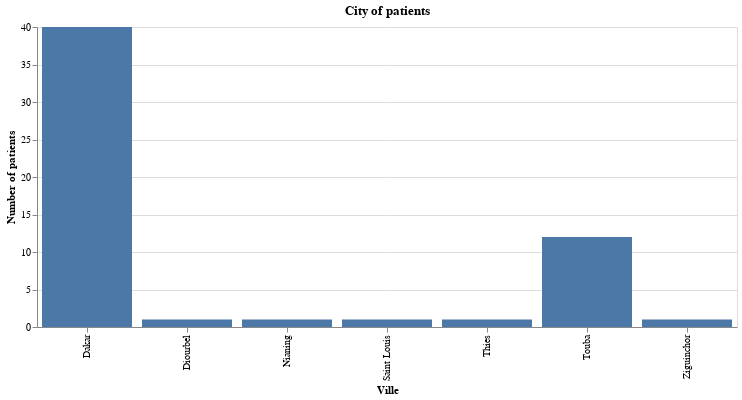

Notebook cell for this chart:
### Code cell
print("3. Most patients are in Dakar")

ch2 = alt.Chart(df.dropna(subset=['Ville'])).mark_bar().encode(
    x = 'Ville:N',
    y=alt.Y('count()', title='Number of patients')
).properties(title="City of patients", height=300, width=700)

ch2

### Figure 1 — Vega-Lite specification as saved in the notebook (floating-point values rounded to 4 significant figures)
{"config": {"view": {"continuousWidth": 400, "continuousHeight": 300}}, "data": {"name": "data-e3e26719cbf181e2b570ae0b8d357868"}, "mark": "bar", "encoding": {"x": {"field": "Ville", "type": "nominal"}, "y": {"aggregate": "count", "title": "Number of patients", "type": "quantitative"}}, "height": 300, "title": "City of patients", "width": 700, "$schema": "https://vega.github.io/schema/vega-lite/v4.17.0.json", "datasets": {"data-e3e26719cbf181e2b570ae0b8d357868": [{"Date": "2020-03-02T00:00:00", "Positif": 1, "Negatif": 0, "Age": 68.0, "Homme": 1.0, "Femme": 0.0, "Décédé": 0.0, "Guéri": 1.0, "Nationalité": "France", "Resident Senegal": "Oui", "Ville": "Dakar", "Facteur": "Importé", "Source/Voyage": "France", "Hopital": "FANN", "Temps Hospitalisation (j)": 4.0}, {"Date": "2020-03-03T00:00:00", "Positif": 0, "Negatif": 1, "Age": null, "Homme": 1.0, "Femme": 0.0, "Décédé": 0.0, "Guéri": 1.0, "Nationalité": "Gambie", "Resident Senegal": "Non", "Ville": "Dakar", "Facteur": "Importé", "Source/Voyage": "Espagne", "Hopital": "FANN", "Temps Hospitalisation (j)": null}, {"Date": "2020-03-03T00:00:00", "Positif": 1, "Negatif": 0, "Age": 80.0, "Homme": 1.0, "Femme": 0.0, "Décédé": 0.0, "Guéri": 1.0, "Nationalité": "France", "Resident Senegal": "Non", "Ville": "Dakar", "Facteur": "Importé", "Source/Voyage": "France", "Hopital": "FANN", "Temps Hospitalisation (j)": 10.0}, {"Date": "2020-03-04T00:00:00", "Positif": 1, "Negatif": 0, "Age": 68.0, "Homme": 0.0, "Femme": 1.0, "Décédé": 0.0, "Guéri": 1.0, "Nationalité": "France", "Resident Senegal": "Non", "Ville": "Dakar", "Facteur": "Importé", "Source/Voyage": "France", "Hopital": "FANN", "Temps Hospitalisation (j)": 15.0}, {"Date": "2020-03-04T00:00:00", "Positif": 1, "Negatif": 0, "Age": 33.0, "Homme": 0.0, "Femme": 1.0, "Décédé": 0.0, "Guéri": 1.0, "Nationalité": "Angleterre", "Resident Senegal": "Non", "Ville": "Dakar", "Facteur": "Importé", "Source/Voyage": "Angleterre", "Hopital": "FANN", "Temps Hospitalisation (j)": 7.0}, {"Date": "2020-03-06T00:00:00", "Positif": 0, "Negatif": 1, "Age": null, "Homme": null, "Femme": null, "Décédé": null, "Guéri": null, "Nationalité": null, "Resident Senegal": null, "Ville": "Dakar", "Facteur": null, "Source/Voyage": null, "Hopital": null, "Temps Hospitalisation (j)": null}, {"Date": "2020-03-06T00:00:00", "Positif": 0, "Negatif": 1, "Age": null, "Homme": null, "Femme": null, "Décédé": null, "Guéri": null, "Nationalité": null, "Resident Senegal": null, "Ville": "Dakar", "Facteur": null, "Source/Voyage": null, "Hopital": null, "Temps Hospitalisation (j)": null}, {"Date": "2020-03-07T00:00:00", "Positif": 0, "Negatif": 1, "Age": null, "Homme": null, "Femme": null, "Décédé": null, "Guéri": null, "Nationalité": null, "Resident Senegal": null, "Ville": "Dakar", "Facteur": null, "Source/Voyage": null, "Hopital": null, "Temps Hospitalisation (j)": null}, {"Date": "2020-03-07T00:00:00", "Positif": 0, "Negatif": 1, "Age": null, "Homme": null, "Femme": null, "Décédé": null, "Guéri": null, "Nationalité": null, "Resident Senegal": null, "Ville": "Dakar", "Facteur": null, "Source/Voyage": null, "Hopital": null, "Temps Hospitalisation (j)": null}, {"Date": "2020-03-08T00:00:00", "Positif": 0, "Negatif": 1, "Age": null, "Homme": null, "Femme": null, "Décédé": null, "Guéri": null, "Nationalité": null, "Resident Senegal": null, "Ville": "Dakar", "Facteur": null, "Source/Voyage": null, "Hopital": null, "Temps Hospitalisation (j)": null}, {"Date": "2020-03-08T00:00:00", "Positif": 0, "Negatif": 1, "Age": null, "Homme": null, "Femme": null, "Décédé": null, "Guéri": null, "Nationalité": null, "Resident Senegal": null, "Ville": "Dakar", "Facteur": null, "Source/Voyage": null, "Hopital": null, "Temps Hospitalisation (j)": null}, {"Date": "2020-03-09T00:00:00", "Positif": 0, "Negatif": 1, "Age": null, "Homme": null, "Femme": null, "Décédé": null, "Guéri": null, "Nationalité": null, "Resident Senegal": null, "Ville": "Dakar", "Facteur": null, "Source/Voyage": null, "Hopital": null, "Temps Hospitalisation (j)": null}, {"Date": "2020-03-09T00:00:00", "Positif": 0, "Negatif": 1, "Age": null, "Homme": null, "Femme": null, "Décédé": null, "Guéri": null, "Nationalité": null, "Resident Senegal": null, "Ville": "Dakar", "Facteur": null, "Source/Voyage": null, "Hopital": null, "Temps Hospitalisation (j)": null}, {"Date": "2020-03-09T00:00:00", "Positif": 0, "Negatif": 1, "Age": null, "Homme": null, "Femme": null, "Décédé": null, "Guéri": null, "Nationalité": null, "Resident Senegal": null, "Ville": "Dakar", "Facteur": null, "Source/Voyage": null, "Hopital": null, "Temps Hospitalisation (j)": null}, {"Date": "2020-03-09T00:00:00", "Positif": 0, "Negatif": 1, "Age": null, "Homme": null, "Femme": null, "Décédé": null, "Guéri": null, "Nationalité": null, "Resident Senegal": null, "Ville": "Dakar", "Facteur": null, "Source/Voyage": null, "Hopital": null, "Temps Hospitalisation (j)": null}, {"Date": "2020-03-09T00:00:00", "Positif": 0, "Negatif": 1, "Age": null, "Homme": null, "Femme": null, "Décédé": null, "Guéri": null, "Nationalité": null, "Resident Senegal": null, "Ville": "Dakar", "Facteur": null, "Source/Voyage": null, "Hopital": null, "Temps Hospitalisation (j)": null}, {"Date": "2020-03-09T00:00:00", "Positif": 0, "Negatif": 1, "Age": null, "Homme": null, "Femme": null, "Décédé": null, "Guéri": null, "Nationalité": null, "Resident Senegal": null, "Ville": "Dakar", "Facteur": null, "Source/Voyage": null, "Hopital": null, "Temps Hospitalisation (j)": null}, {"Date": "2020-03-10T00:00:00", "Positif": 0, "Negatif": 1, "Age": null, "Homme": null, "Femme": null, "Décédé": null, "Guéri": null, "Nationalité": null, "Resident Senegal": null, "Ville": "Dakar", "Facteur": null, "Source/Voyage": null, "Hopital": null, "Temps Hospitalisation (j)": null}, {"Date": "2020-03-11T00:00:00", "Positif": 1, "Negatif": 0, "Age": null, "Homme": 1.0, "Femme": 0.0, "Décédé": 0.0, "Guéri": 1.0, "Nationalité": "Senegal", "Resident Senegal": "Non", "Ville": "Dakar", "Facteur": "Importé", "Source/Voyage": "Italie", "Hopital": "FANN", "Temps Hospitalisation (j)": 12.0}, {"Date": "2020-03-11T00:00:00", "Positif": 0, "Negatif": 1, "Age": null, "Homme": null, "Femme": null, "Décédé": null, "Guéri": null, "Nationalité": null, "Resident Senegal": null, "Ville": "Dakar", "Facteur": null, "Source/Voyage": null, "Hopital": null, "Temps Hospitalisation (j)": null}, {"Date": "2020-03-11T00:00:00", "Positif": 0, "Negatif": 1, "Age": null, "Homme": null, "Femme": null, "Décédé": null, "Guéri": null, "Nationalité": null, "Resident Senegal": null, "Ville": "Dakar", "Facteur": null, "Source/Voyage": null, "Hopital": null, "Temps Hospitalisation (j)": null}, {"Date": "2020-03-11T00:00:00", "Positif": 0, "Negatif": 1, "Age": null, "Homme": null, "Femme": null, "Décédé": null, "Guéri": null, "Nationalité": null, "Resident Senegal": null, "Ville": "Dakar", "Facteur": null, "Source/Voyage": null, "Hopital": null, "Temps Hospitalisation (j)": null}, {"Date": "2020-03-11T00:00:00", "Positif": 0, "Negatif": 1, "Age": null, "Homme": null, "Femme": null, "Décédé": null, "Guéri": null, "Nationalité": null, "Resident Senegal": null, "Ville": "Dakar", "Facteur": null, "Source/Voyage": null, "Hopital": null, "Temps Hospitalisation (j)": null}, {"Date": "2020-03-11T00:00:00", "Positif": 0, "Negatif": 1, "Age": null, "Homme": null, "Femme": null, "Décédé": null, "Guéri": null, "Nationalité": null, "Resident Senegal": null, "Ville": "Dakar", "Facteur": null, "Source/Voyage": null, "Hopital": null, "Temps Hospitalisation (j)": null}, {"Date": "2020-03-11T00:00:00", "Positif": 0, "Negatif": 1, "Age": null, "Homme": null, "Femme": null, "Décédé": null, "Guéri": null, "Nationalité": null, "Resident Senegal": null, "Ville": "Dakar", "Facteur": null, "Source/Voyage": null, "Hopital": null, "Temps Hospitalisation (j)": null}, {"Date": "2020-03-11T00:00:00", "Positif": 0, "Negatif": 1, "Age": null, "Homme": null, "Femme": null, "Décédé": null, "Guéri": null, "Nationalité": null, "Resident Senegal": null, "Ville": "Dakar", "Facteur": null, "Source/Voyage": null, "Hopital": null, "Temps Hospitalisation (j)": null}, {"Date": "2020-03-12T00:00:00", "Positif": 1, "Negatif": 0, "Age": null, "Homme": null, "Femme": null, "Décédé": 0.0, "Guéri": 1.0, "Nationalité": "Senegal", "Resident Senegal": "Oui", "Ville": "Dakar", "Facteur": "Contact", "Source/Voyage": "Italie", "Hopital": "FANN", "Temps Hospitalisation (j)": null}, {"Date": "2020-03-12T00:00:00", "Positif": 1, "Negatif": 0, "Age": null, "Homme": null, "Femme": null, "Décédé": 0.0, "Guéri": 1.0, "Nationalité": "Senegal", "Resident Senegal": "Oui", "Ville": "Dakar", "Facteur": "Contact", "Source/Voyage": "Italie", "Hopital": "FANN", "Temps Hospitalisation (j)": null}, {"Date": "2020-03-12T00:00:00", "Positif": 1, "Negatif": 0, "Age": null, "Homme": null, "Femme": null, "Décédé": 0.0, "Guéri": 1.0, "Nationalité": "Senegal", "Resident Senegal": "Oui", "Ville": "Dakar", "Facteur": "Contact", "Source/Voyage": "Italie", "Hopital": "FANN", "Temps Hospitalisation (j)": 16.0}, {"Date": "2020-03-12T00:00:00", "Positif": 1, "Negatif": 0, "Age": null, "Homme": null, "Femme": null, "Décédé": 0.0, "Guéri": 1.0, "Nationalité": "Senegal", "Resident Senegal": "Oui", "Ville": "Dakar", "Facteur": "Contact", "Source/Voyage": "Italie", "Hopital": "FANN", "Temps Hospitalisation (j)": null}, {"Date": "2020-03-12T00:00:00", "Positif": 1, "Negatif": 0, "Age": null, "Homme": null, "Femme": null, "Décédé": 0.0, "Guéri": 1.0, "Nationalité": "Senegal", "Resident Senegal": "Oui", "Ville": "Dakar", "Facteur": "Contact", "Source/Voyage": "Italie", "Hopital": "FANN", "Temps Hospitalisation (j)": 13.0}, {"Date": "2020-03-12T00:00:00", "Positif": 0, "Negatif": 1, "Age": null, "Homme": null, "Femme": null, "Décédé": null, "Guéri": null, "Nationalité": null, "Resident Senegal": null, "Ville": "Dakar", "Facteur": null, "Source/Voyage": null, "Hopital": null, "Temps Hospitalisation (j)": null}, {"Date": "2020-03-13T00:00:00", "Positif": 1, "Negatif": 0, "Age": null, "Homme": null, "Femme": null, "Décédé": 0.0, "Guéri": 1.0, "Nationalité": "Senegal", "Resident Senegal": "Oui", "Ville": "Touba", "Facteur": "Contact", "Source/Voyage": "Italie", "Hopital": "Darou Marnane", "Temps Hospitalisation (j)": 14.0}, {"Date": "2020-03-13T00:00:00", "Positif": 1, "Negatif": 0, "Age": null, "Homme": null, "Femme": null, "Décédé": 0.0, "Guéri": 1.0, "Nationalité": "Senegal", "Resident Senegal": "Oui", "Ville": "Touba", "Facteur": "Contact", "Source/Voyage": "Italie", "Hopital": "Darou Marnane", "Temps Hospitalisation (j)": 14.0}, {"Date": "2020-03-13T00:00:00", "Positif": 1, "Negatif": 0, "Age": null, "Homme": null, "Femme": null, "Décédé": 0.0, "Guéri": 1.0, "Nationalité": "Senegal", "Resident Senegal": "Oui", "Ville": "Touba", "Facteur": "Contact", "Source/Voyage": "Italie", "Hopital": "Darou Marnane", "Temps Hospitalisation (j)": null}, {"Date": "2020-03-13T00:00:00", "Positif": 1, "Negatif": 0, "Age": null, "Homme": null, "Femme": null, "Décédé": 0.0, "Guéri": 1.0, "Nationalité": "Senegal", "Resident Senegal": "Oui", "Ville": "Touba", "Facteur": "Contact", "Source/Voyage": "Italie", "Hopital": "Darou Marnane", "Temps Hospitalisation (j)": null}, {"Date": "2020-03-13T00:00:00", "Positif": 1, "Negatif": 0, "Age": null, "Homme": null, "Femme": null, "Décédé": 0.0, "Guéri": 1.0, "Nationalité": "Senegal", "Resident Senegal": "Oui", "Ville": "Touba", "Facteur": "Contact", "Source/Voyage": "Italie", "Hopital": "Darou Marnane", "Temps Hospitalisation (j)": null}, {"Date": "2020-03-13T00:00:00", "Positif": 1, "Negatif": 0, "Age": null, "Homme": null, "Femme": null, "Décédé": 0.0, "Guéri": 1.0, "Nationalité": "Senegal", "Resident Senegal": "Oui", "Ville": "Touba", "Facteur": "Contact", "Source/Voyage": "Italie", "Hopital": "Darou Marnane", "Temps Hospitalisation (j)": 16.0}, {"Date": "2020-03-13T00:00:00", "Positif": 1, "Negatif": 0, "Age": null, "Homme": null, "Femme": null, "Décédé": 0.0, "Guéri": 1.0, "Nationalité": "Senegal", "Resident Senegal": "Oui", "Ville": "Touba", "Facteur": "Contact", "Source/Voyage": "Italie", "Hopital": "Darou Marnane", "Temps Hospitalisation (j)": 10.0}, {"Date": "2020-03-13T00:00:00", "Positif": 1, "Negatif": 0, "Age": null, "Homme": null, "Femme": null, "Décédé": 0.0, "Guéri": 1.0, "Nationalité": "Senegal", "Resident Senegal": "Oui", "Ville": "Touba", "Facteur": "Contact", "Source/Voyage": "Italie", "Hopital": "Darou Marnane", "Temps Hospitalisation (j)": null}, {"Date": "2020-03-13T00:00:00", "Positif": 1, "Negatif": 0, "Age": null, "Homme": null, "Femme": null, "Décédé": 0.0, "Guéri": 1.0, "Nationalité": "Senegal", "Resident Senegal": "Oui", "Ville": "Touba", "Facteur": "Contact", "Source/Voyage": "Italie", "Hopital": "Darou Marnane", "Temps Hospitalisation (j)": null}, {"Date": "2020-03-13T00:00:00", "Positif": 1, "Negatif": 0, "Age": null, "Homme": null, "Femme": null, "Décédé": 0.0, "Guéri": 1.0, "Nationalité": "Senegal", "Resident Senegal": "Oui", "Ville": "Touba", "Facteur": "Contact", "Source/Voyage": "Italie", "Hopital": "Darou Marnane", "Temps Hospitalisation (j)": null}, {"Date": "2020-03-13T00:00:00", "Positif": 1, "Negatif": 0, "Age": null, "Homme": null, "Femme": null, "Décédé": 0.0, "Guéri": 1.0, "Nationalité": "Senegal", "Resident Senegal": "Oui", "Ville": "Touba", "Facteur": "Contact", "Source/Voyage": "Italie", "Hopital": "Darou Marnane", "Temps Hospitalisation (j)": null}, {"Date": "2020-03-14T00:00:00", "Positif": 1, "Negatif": 0, "Age": 2.0, "Homme": 1.0, "Femme": 0.0, "Décédé": 0.0, "Guéri": 1.0, "Nationalité": "Senegal", "Resident Senegal": "Oui", "Ville": "Dakar", "Facteur": "Contact", "Source/Voyage": "Italie", "Hopital": null, "Temps Hospitalisation (j)": 5.0}, {"Date": "2020-03-14T00:00:00", "Positif": 1, "Negatif": 0, "Age": 51.0, "Homme": 1.0, "Femme": 0.0, "Décédé": 0.0, "Guéri": 1.0, "Nationalité": "Espagne", "Resident Senegal": "Oui", "Ville": "Dakar", "Facteur": "Importé", "Source/Voyage": "Espagne", "Hopital": null, "Temps Hospitalisation (j)": 15.0}, {"Date": "2020-03-14T00:00:00", "Positif": 1, "Negatif": 0, "Age": 68.0, "Homme": 0.0, "Femme": 2.0, "Décédé": 0.0, "Guéri": 1.0, "Nationalité": "France", "Resident Senegal": "Oui", "Ville": "Nianing", "Facteur": "Importé", "Source/Voyage": "France", "Hopital": null, "Temps Hospitalisation (j)": null}, {"Date": "2020-03-15T00:00:00", "Positif": 1, "Negatif": 0, "Age": 37.0, "Homme": 1.0, "Femme": 0.0, "Décédé": 0.0, "Guéri": 1.0, "Nationalité": "Senegal", "Resident Senegal": "Oui", "Ville": "Dakar", "Facteur": "Importé", "Source/Voyage": "Espagne", "Hopital": null, "Temps Hospitalisation (j)": null}, {"Date": "2020-03-15T00:00:00", "Positif": 1, "Negatif": 0, "Age": 15.0, "Homme": 1.0, "Femme": 0.0, "Décédé": 0.0, "Guéri": 1.0, "Nationalité": "Senegal", "Resident Senegal": "Oui", "Ville": "Dakar", "Facteur": "Contact", "Source/Voyage": "Italie", "Hopital": null, "Temps Hospitalisation (j)": null}, {"Date": "2020-03-16T00:00:00", "Positif": 1, "Negatif": 0, "Age": 67.0, "Homme": 1.0, "Femme": 0.0, "Décédé": 0.0, "Guéri": 1.0, "Nationalité": "France", "Resident Senegal": "Non", "Ville": "Dakar", "Facteur": "Importé", "Source/Voyage": "France", "Hopital": null, "Temps Hospitalisation (j)": 12.0}, {"Date": "2020-03-17T00:00:00", "Positif": 1, "Negatif": 0, "Age": null, "Homme": null, "Femme": null, "Décédé": null, "Guéri": 1.0, "Nationalité": null, "Resident Senegal": null, "Ville": "Touba", "Facteur": "Contact", "Source/Voyage": null, "Hopital": null, "Temps Hospitalisation (j)": 12.0}, {"Date": "2020-03-18T00:00:00", "Positif": 1, "Negatif": 0, "Age": null, "Homme": null, "Femme": null, "Décédé": null, "Guéri": 1.0, "Nationalité": null, "Resident Senegal": null, "Ville": "Dakar", "Facteur": "Contact", "Source/Voyage": "Italie", "Hopital": null, "Temps Hospitalisation (j)": 11.0}, {"Date": "2020-03-18T00:00:00", "Positif": 1, "Negatif": 0, "Age": null, "Homme": null, "Femme": null, "Décédé": null, "Guéri": 1.0, "Nationalité": null, "Resident Senegal": null, "Ville": "Dakar", "Facteur": "Contact", "Source/Voyage": "France", "Hopital": null, "Temps Hospitalisation (j)": 11.0}, {"Date": "2020-03-20T00:00:00", "Positif": 1, "Negatif": 0, "Age": null, "Homme": null, "Femme": null, "Décédé": null, "Guéri": 1.0, "Nationalité": null, "Resident Senegal": null, "Ville": "Thies", "Facteur": "Contact", "Source/Voyage": null, "Hopital": null, "Temps Hospitalisation (j)": null}, {"Date": "2020-03-20T00:00:00", "Positif": 1, "Negatif": 0, "Age": null, "Homme": null, "Femme": null, "Décédé": null, "Guéri": 1.0, "Nationalité": null, "Resident Senegal": null, "Ville": "Saint Louis", "Facteur": "Contact", "Source/Voyage": null, "Hopital": null, "Temps Hospitalisation (j)": null}, {"Date": "2020-03-20T00:00:00", "Positif": 1, "Negatif": 0, "Age": null, "Homme": null, "Femme": null, "Décédé": null, "Guéri": 1.0, "Nationalité": null, "Resident Senegal": null, "Ville": "Diourbel", "Facteur": "Contact", "Source/Voyage": null, "Hopital": null, "Temps Hospitalisation (j)": null}, {"Date": "2020-03-20T00:00:00", "Positif": 1, "Negatif": 0, "Age": null, "Homme": null, "Femme": null, "Décédé": null, "Guéri": 1.0, "Nationalité": null, "Resident Senegal": null, "Ville": "Ziguinchor", "Facteur": "Contact", "Source/Voyage": null, "Hopital": null, "Temps Hospitalisation (j)": null}, {"Date": "2020-03-21T00:00:00", "Positif": 1, "Negatif": 0, "Age": null, "Homme": null, "Femme": null, "Décédé": null, "Guéri": 1.0, "Nationalité": null, "Resident Senegal": null, "Ville": "Dakar", "Facteur": "Contact", "Source/Voyage": "Italie", "Hopital": null, "Temps Hospitalisation (j)": null}]}}
